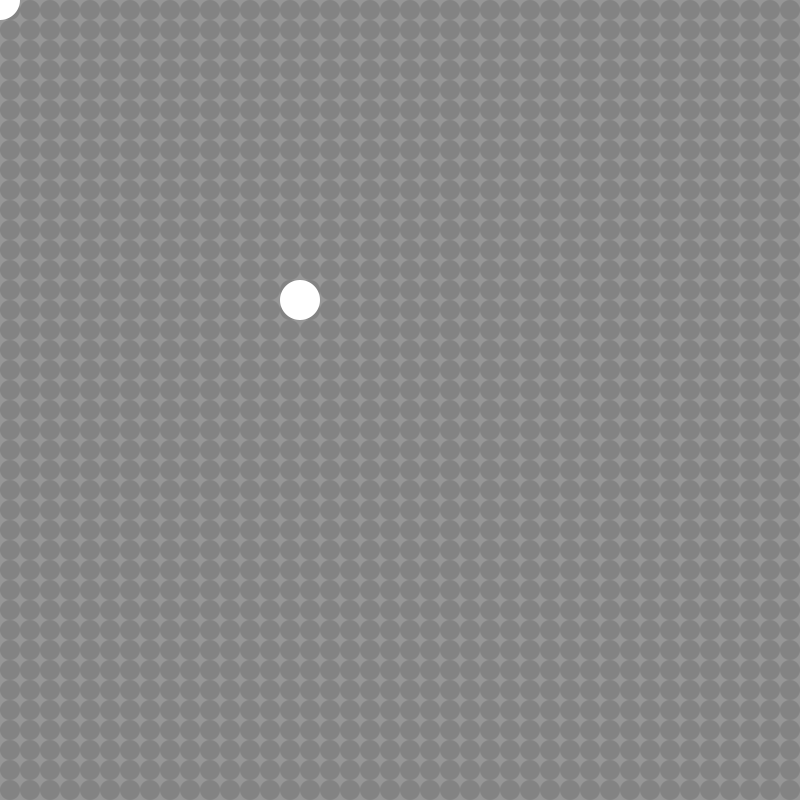
Frame 1 (no input)
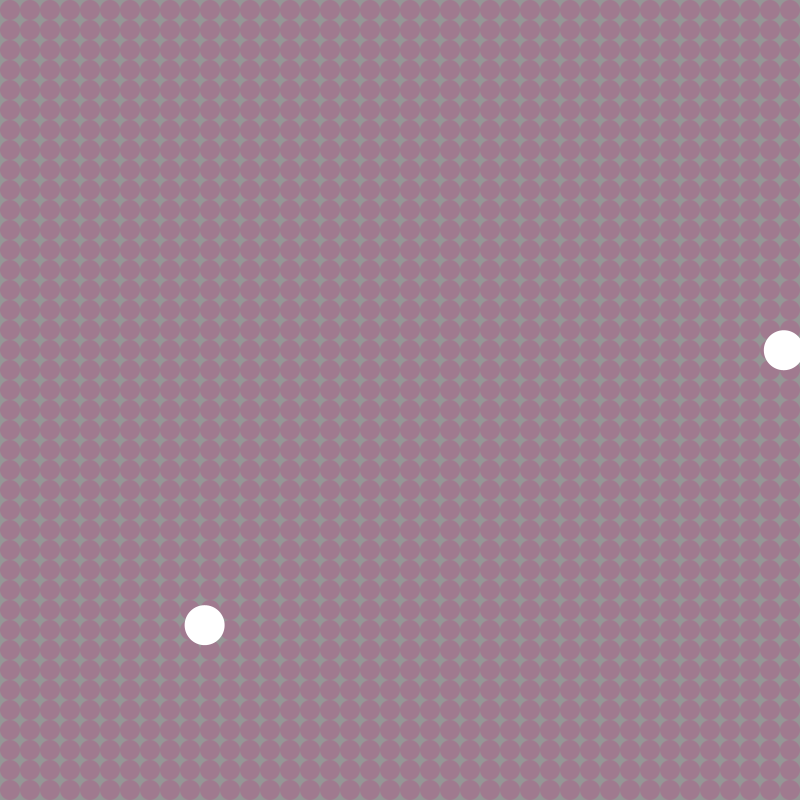
Frame 60 (the mouse pressed at the canvas centre just before this capture)
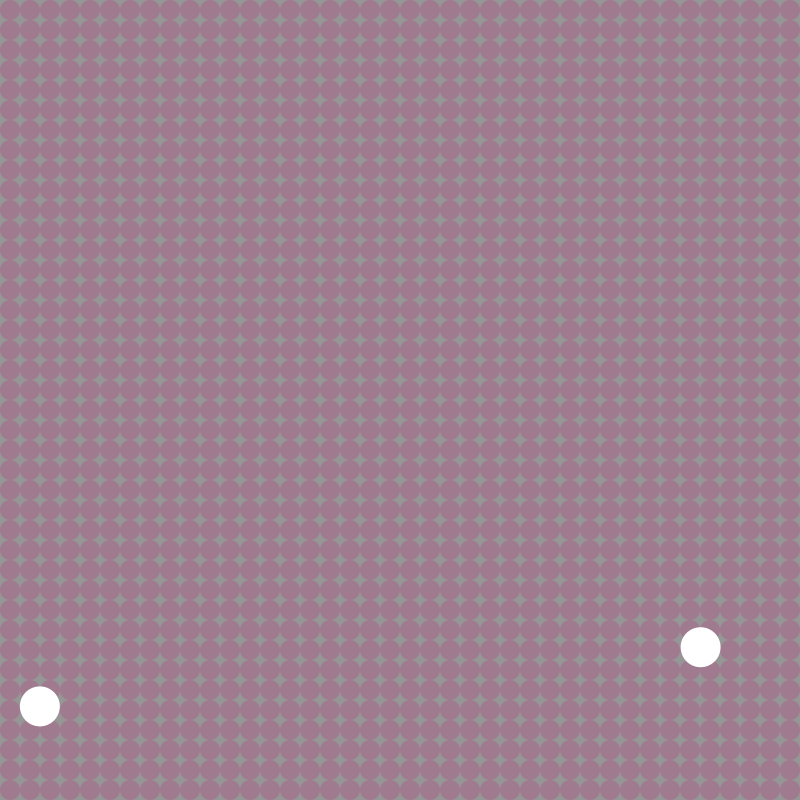
Frame 120 (the mouse held since frame 60 and released just before this capture)

The Processing sketch that drew these frames (run headless with seeded random() and noise(); from frame 60 on, the mouse is pressed at the canvas centre):

// Processing sketch: processing_41951
// ── processing_41951.pde

void setup() {
  size(800, 800);
  smooth();
}
float c1 = 50;
float c2 = 50;
float c3=50;
float x1= 0;
float y1=0;
float x2=300;
float y2=300;
  float vx1 = random(1, 20);
  float vy1 = random(1, 20);
  float vx2 = random(1, 20);
  float vy2 = random(1, 20);
void draw() {

  background(150);
 
    noStroke();
  for (int x=10;x<width;x+=20) {
    for (int y=10;y<height;y+=20) {
      fill(c1, c2, c3, 50);
      ellipse(x, y, 20, 20);
    }
  }
  
   fill(255);
  ellipse(x1,y1,40,40);
  ellipse(x2,y2,40,40);
  x1=x1+vx1;
  y1=y1+vy1;
  x2=x2+vx2;
  y2=y2+vy2;
  if(x1>width||x1<0){
    vx1=vx1*-1;
    c1=0;
    c2=255;
    c3=0;
  }
  if(y1>height||y1<0){
    vy1=vy1*-1;
    c1=0;
    c2=0;
    c3=255;
  }
  if(x2>width||x2<0){
    vx2=vx2*-1;
    c1=200;
    c2=4;
    c3=110;
  }
  if(y2>height||y2<0){
    vy2=vy2*-1;
    c1=24;
    c2=200;
    c3=120;
  }
} 
